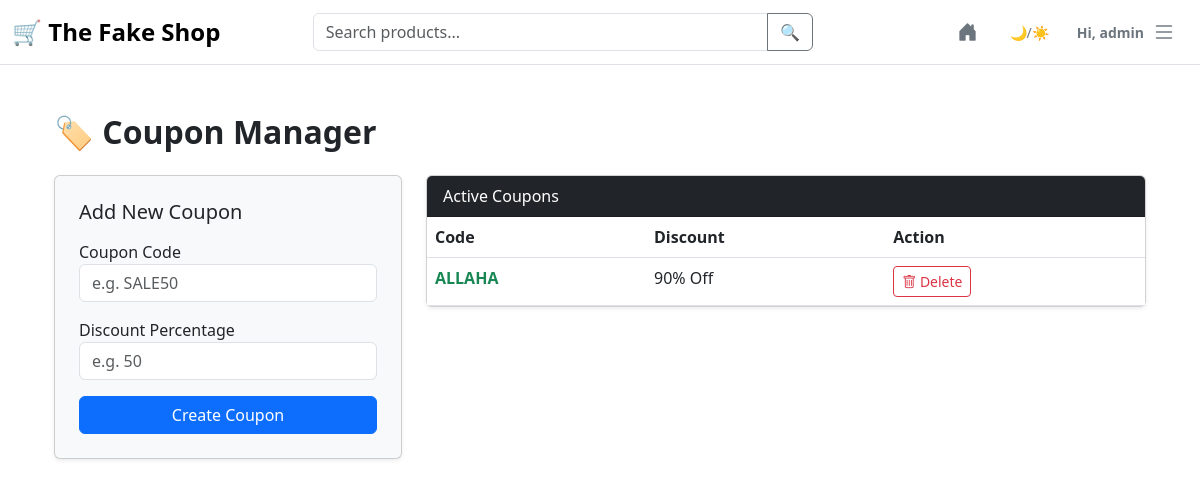
Screenshot of /admin/coupons (signed in) with the database file from the repository.
### server.py (models this page shows)
class User(UserMixin,db.Model):
    id = db.Column(db.Integer, primary_key=True)
    name = db.Column(db.String(100))
    email = db.Column(db.String(100), unique=True) # New
    password = db.Column(db.String(100))
    is_deleted = db.Column(db.Boolean, default=False)
    orders = db.relationship('Order', backref='customer')
    reviews = db.relationship('Review', backref='author')
    wishlist = db.relationship('Product', secondary=wishlist_table, backref='wished_by')

class Coupon(db.Model):
    id = db.Column(db.Integer, primary_key=True)
    code = db.Column(db.String(20), unique=True, nullable=False)
    discount = db.Column(db.Integer, nullable=False) # e.g., 10 for 10%
    active = db.Column(db.Boolean, default=True)

### server.py (the view, shortened to what this page needs)
@app.route('/admin/coupons', methods=['GET', 'POST'])
@admin_only
def admin_coupons():
    form = CouponForm()
    coupons = Coupon.query.all()
    return render_template('admin_coupons.html', form=form, coupons=coupons)

### server.py
class CouponForm(FlaskForm):
    code = StringField('Code (e.g. SUMMER20)', validators=[DataRequired()])
    discount = IntegerField('Discount % (e.g. 20)', validators=[DataRequired()])
    submit = SubmitField('Create Coupon')

### server.py (called while the page is built)
def admin_only(f):
    @wraps(f)
    def decorated_function(*args, **kwargs):
        if not current_user.is_authenticated or current_user.id != 1:
            return abort(403)
        return f(*args, **kwargs)
    return decorated_function

@login_manager.user_loader
def load_user(user_id):
    return db.session.get(User, int(user_id))

@app.context_processor
def inject_pending_orders():
    pending_count = 0
    if current_user.is_authenticated and current_user.id == 1:
        pending_count = db.session.query(Order).filter(
            Order.status == 'Pending'
        ).count()
    return dict(pending_orders_count=pending_count)

### templates/admin_coupons.html (shortened to what this page needs)
{% extends "base.html" %}
{% block content %}
<div class="container mt-5">
    <h2 class="fw-bold mb-4">🏷️ Coupon Manager</h2>
    <div class="row">
        <div class="col-md-4">
            <div class="card shadow-sm p-4 bg-body-tertiary">
                <h5 class="mb-3">Add New Coupon</h5>
                <form method="POST">
                    <div class="mb-3">
                        <label>Coupon Code</label>
                        {{ form.code(class="form-control", placeholder="e.g. SALE50") }}
                    </div>
                    <div class="mb-3">
                        <label>Discount Percentage</label>
                        {{ form.discount(class="form-control", placeholder="e.g. 50") }}
                    </div>
                    <div class="d-grid">
                        {{ form.submit(class="btn btn-primary") }}
                    </div>
                </form>
            </div>
        </div>
        <div class="col-md-8">
            <div class="card shadow-sm">
                <div class="card-header bg-dark text-white">Active Coupons</div>
                <div class="card-body p-0">
                    <table class="table table-hover mb-0">
                        <thead class="bg-body-tertiary">
                            <tr>
                                <th>Code</th>
                                <th>Discount</th>
                                <th>Action</th>
                            </tr>
                        </thead>
                        <tbody>
                            {% for coupon in coupons %}
                            <tr>
                                <td class="fw-bold text-success">{{ coupon.code }}</td>
                                <td>{{ coupon.discount }}% Off</td>
                                <td>
                                    <a href="{{ url_for('delete_coupon', coupon_id=coupon.id) }}"
                                       class="btn btn-sm btn-outline-danger"
                                       onclick="return confirm('Delete this coupon? Users will no longer be able to use it.');">
                                        <i class="bi bi-trash"></i> Delete
                                    </a>
                                </td>
                            </tr>
                            {% else %}
                            <tr>
                                <td colspan="3" class="text-center text-muted py-4">No active coupons found.</td>
                            </tr>
                            {% endfor %}
                        </tbody>
                    </table>
                </div>
            </div>
        </div>
    </div>
</div>
{% endblock %}

### templates/base.html (shortened to what this page needs)
<!DOCTYPE html>
<html lang="en" data-bs-theme="light">
<head>
    <link href="https://cdn.jsdelivr.net/npm/bootstrap@5.3.0/dist/css/bootstrap.min.css" rel="stylesheet">
    <link rel="stylesheet" href="https://cdn.jsdelivr.net/npm/bootstrap-icons@1.11.0/font/bootstrap-icons.css">
</head>
<body>
    <nav class="navbar navbar-expand-lg border-bottom border-body" style="background-color: var(--bs-body-bg);">
        <div class="container-fluid">
            <a class="navbar-brand fw-bold fs-4 me-4" href="{{ url_for('home') }}">
                🛒 The Fake Shop
            </a>
            <form class="d-flex mx-auto flex-grow-1" action="{{ url_for('home') }}" method="GET" style="max-width: 500px;">
                <div class="input-group">
                    <input class="form-control" type="search" name="q" placeholder="Search products..." value="{{ search_query if search_query else '' }}">
                    <button class="btn btn-outline-secondary" type="submit">🔍</button>
                </div>
            </form>
            <div class="d-flex align-items-center ms-auto gap-2">
                <a href="{{ url_for('home') }}" class="btn btn-outline-secondary btn-sm border-0 me-2" title="Home">
                    <i class="bi bi-house-door-fill fs-5"></i>
                </a>
                <button class="btn btn-outline-secondary btn-sm border-0" id="darkModeToggle">
                    🌙/☀️
                </button>
                {% if current_user.is_authenticated %}
                    <div class="dropdown">
                        <button class="btn btn-outline-secondary border-0 d-flex align-items-center gap-2" type="button" data-bs-toggle="dropdown">
                            <span class="d-none d-md-block fw-bold small">Hi, {{ current_user.name.split()[0] }}</span>
                            <i class="bi bi-list fs-4"></i> </button>
                    </div>
                {% else %}
                    <div class="vr mx-2"></div>
                    <a href="{{ url_for('login') }}" class="btn btn-outline-primary btn-sm">Login</a>
                    <a href="{{ url_for('register') }}" class="btn btn-primary btn-sm">Register</a>
                {% endif %}
            </div>
        </div>
    </nav>
    <div class="container mt-5">
        {% block content %}
        {% endblock %}
    </div>
</body>
</html>

### rows the page displays
User: name "admin"
Coupon: code "ALLAHA", discount "90"
